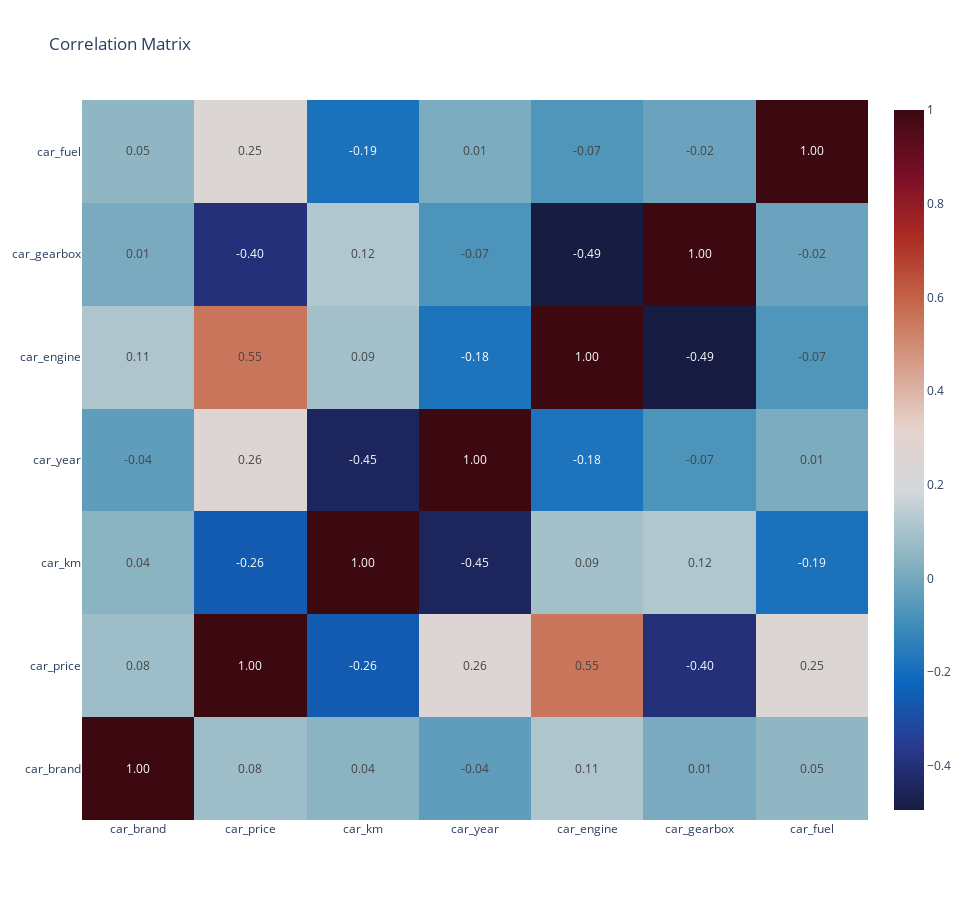

Notebook source saved alongside this figure:
### Markdown cell above
#### Razão de Duas Variáveis (bivariado)

### Code cell
df_corr = df_cars_codes.corr()

fig = go.Figure(
    go.Heatmap(
        x = df_corr.columns,
        y = df_corr.index,
        z = np.array(df_corr),
        text=df_corr.values,
        texttemplate='%{text:.2f}',
        colorscale='balance'  # bluered
    )
)

fig.update_layout(height=900, width=970, title_text="Correlation Matrix")
fig.show()

### Figure 1 — Plotly figure (JSON) as saved in the notebook; plotly's stock layout.template omitted (floating-point values rounded to 4 significant figures)
{"data": [{"colorscale": [[0, "rgb(23, 28, 66)"], [0.09091, "rgb(41, 58, 143)"], [0.1818, "rgb(11, 102, 189)"], [0.2727, "rgb(69, 144, 185)"], [0.3636, "rgb(142, 181, 194)"], [0.4545, "rgb(210, 216, 219)"], [0.5455, "rgb(230, 210, 204)"], [0.6364, "rgb(213, 157, 137)"], [0.7273, "rgb(196, 101, 72)"], [0.8182, "rgb(172, 43, 36)"], [0.9091, "rgb(120, 14, 40)"], [1, "rgb(60, 9, 17)"]], "text": [[1, 0.07934, 0.04433, -0.03751, 0.1129, 0.01032, 0.05324], [0.07934, 1, -0.259, 0.2588, 0.5512, -0.3978, 0.2462], [0.04433, -0.259, 1, -0.4484, 0.09363, 0.117, -0.188], [-0.03751, 0.2588, -0.4484, 1, -0.1795, -0.07386, 0.01439], [0.1129, 0.5512, 0.09363, -0.1795, 1, -0.4944, -0.06723], [0.01032, -0.3978, 0.117, -0.07386, -0.4944, 1, -0.01635], [0.05324, 0.2462, -0.188, 0.01439, -0.06723, -0.01635, 1]], "texttemplate": "%{text:.2f}", "type": "heatmap", "x": ["car_brand", "car_price", "car_km", "car_year", "car_engine", "car_gearbox", "car_fuel"], "y": ["car_brand", "car_price", "car_km", "car_year", "car_engine", "car_gearbox", "car_fuel"], "z": [[1, 0.07934, 0.04433, -0.03751, 0.1129, 0.01032, 0.05324], [0.07934, 1, -0.259, 0.2588, 0.5512, -0.3978, 0.2462], [0.04433, -0.259, 1, -0.4484, 0.09363, 0.117, -0.188], [-0.03751, 0.2588, -0.4484, 1, -0.1795, -0.07386, 0.01439], [0.1129, 0.5512, 0.09363, -0.1795, 1, -0.4944, -0.06723], [0.01032, -0.3978, 0.117, -0.07386, -0.4944, 1, -0.01635], [0.05324, 0.2462, -0.188, 0.01439, -0.06723, -0.01635, 1]]}], "layout": {"height": 900, "title": {"text": "Correlation Matrix"}, "width": 970}}
